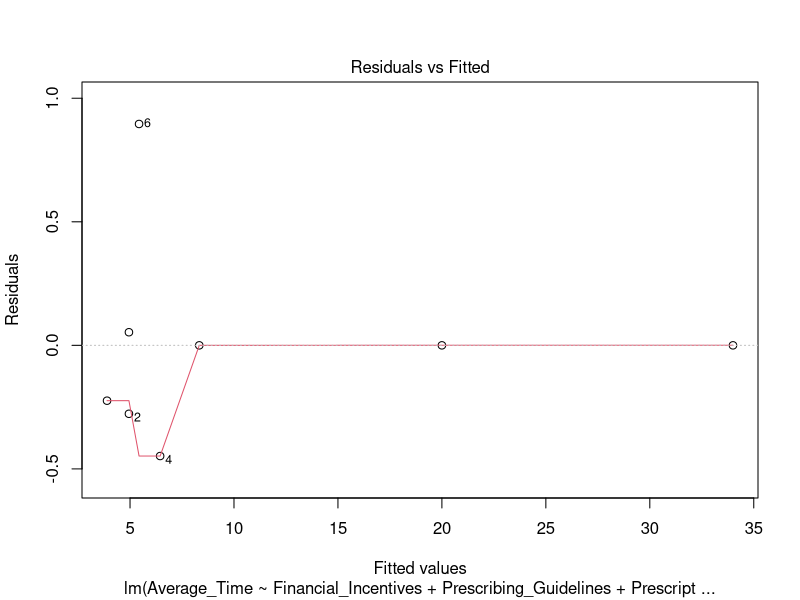
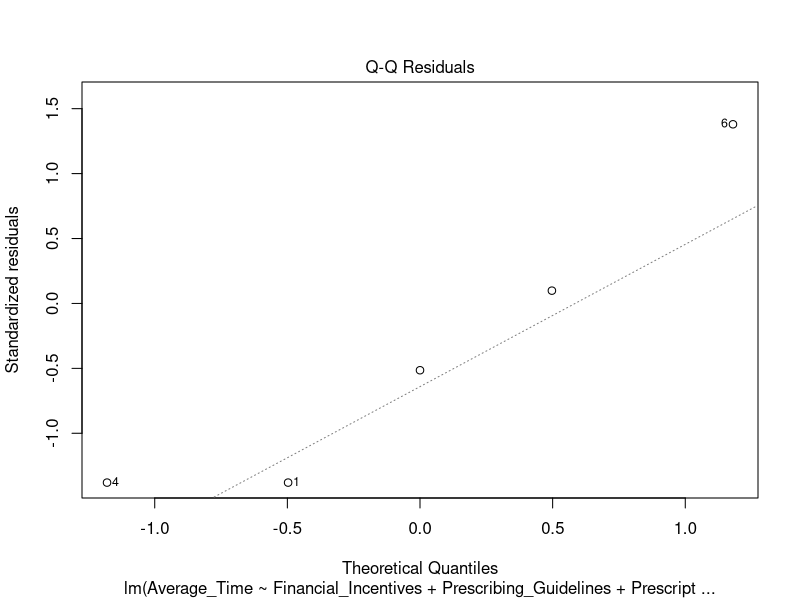
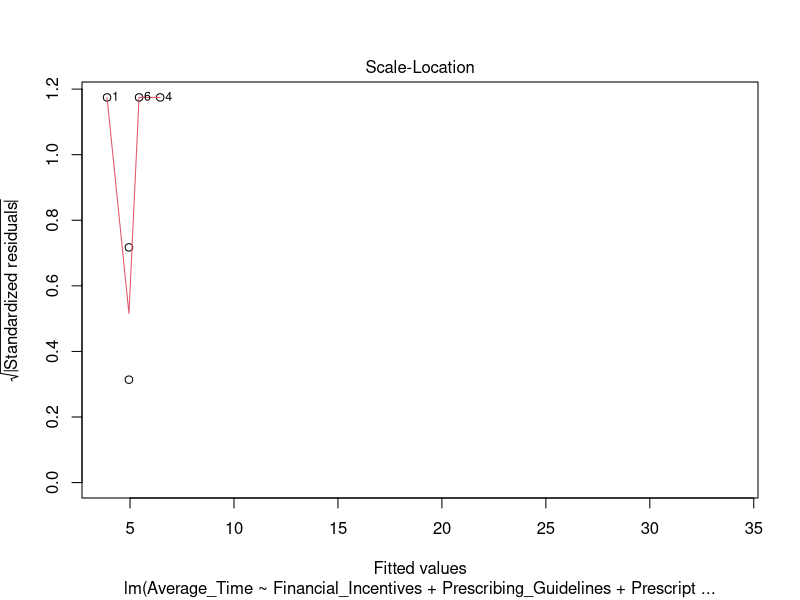
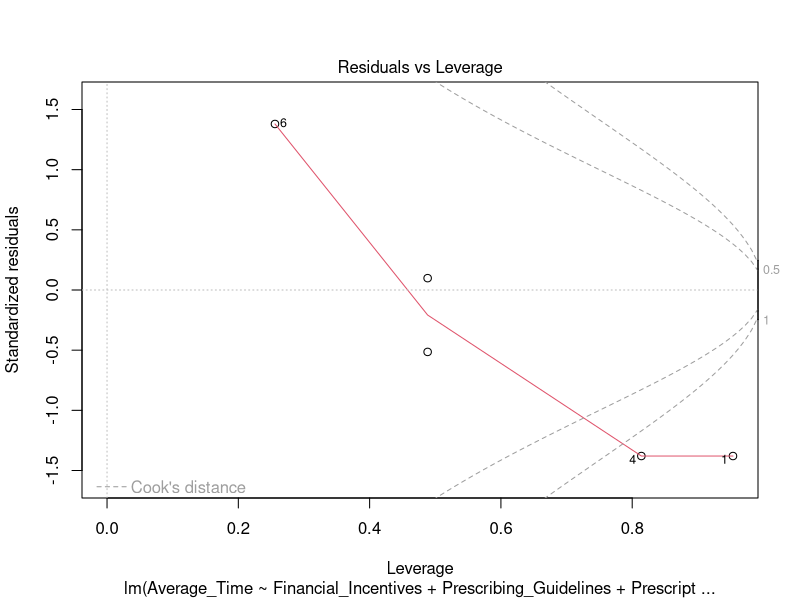
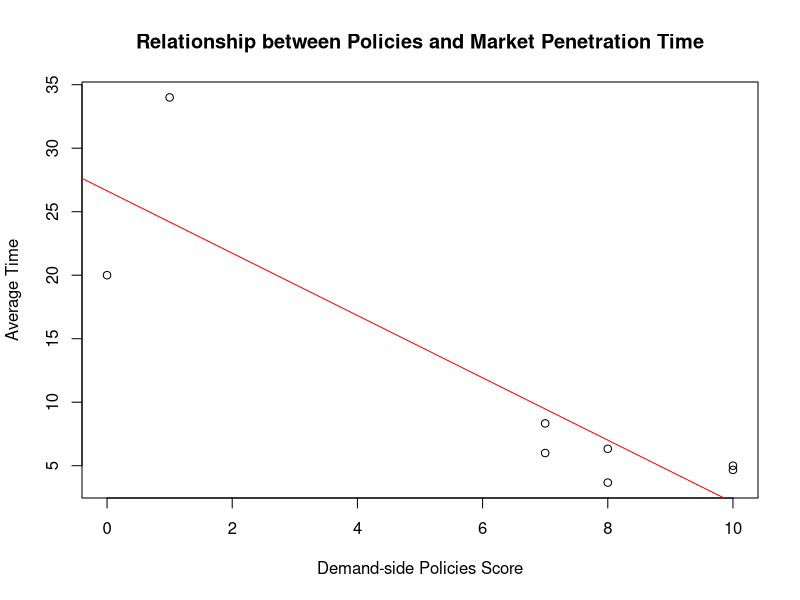

These figures' R source, in order:
# 필요한 라이브러리 로드
library(tidyverse)

# 데이터 준비 (실제 데이터를 입력해야 합니다)
data <- data.frame(
  Country = c("United Kingdom", "Sweden", "Italy", "France", "Spain", "Germany", "Japan", "Korea"),
  Average_Time = c(3.67, 4.67, 5, 6, 8.33, 6.33, 34, 20),
  Financial_Incentives = c(2, 2, 2, 2, 1, 2, 0, 0),
  Prescribing_Guidelines = c(2, 2, 2, 2, 2, 2, 0, 0),
  Prescription_Budget = c(2, 2, 2, 0, 1, 1, 0, 0),
  Prescription_Quota = c(0, 2, 2, 1, 1, 1, 0, 0),
  Information_Education = c(2, 2, 2, 2, 2, 2, 1, 0)
)

# NA 값 제거
data_clean <- na.omit(data)

# 회귀 모델 생성
model <- lm(Average_Time ~ Financial_Incentives + Prescribing_Guidelines + 
              Prescription_Budget + Prescription_Quota + Information_Education, 
            data = data_clean)

# 모델 요약
summary(model)

# 결과 시각화
plot(model)



# Demand-side Policies 변수 생성
data$Demand_side_Policies <- rowSums(data[, c("Financial_Incentives", "Prescribing_Guidelines", 
                                              "Prescription_Budget", "Prescription_Quota", 
                                              "Information_Education")])

# 회귀 모델 생성
model <- lm(Average_Time ~ Demand_side_Policies, data = data)

# 모델 요약
summary(model)

# 산점도 생성
plot(data$Demand_side_Policies, data$Average_Time, 
     xlab = "Demand-side Policies Score", ylab = "Average Time",
     main = "Relationship between Policies and Market Penetration Time")
abline(model, col = "red")